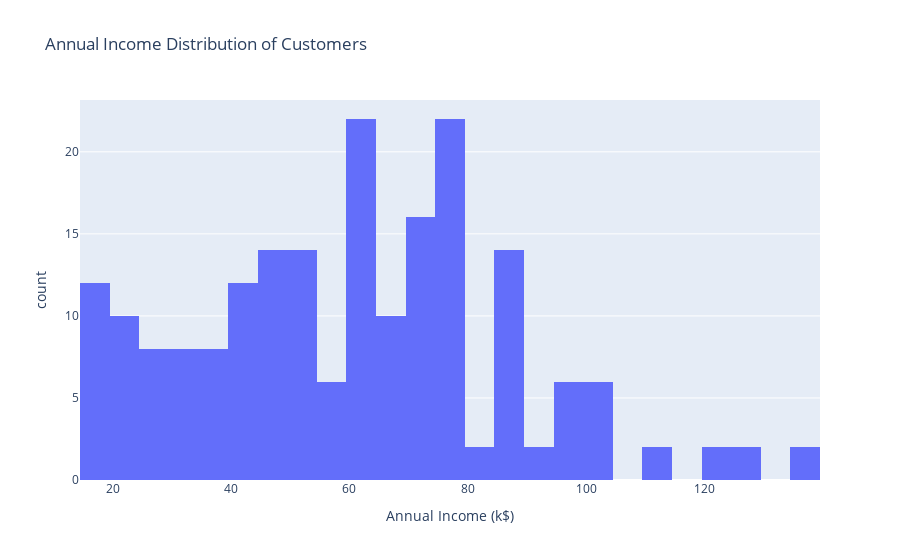

Notebook code cell kept with this figure:
### Code cell
px.histogram(df, x='Annual Income (k$)', nbins=30, title='Annual Income Distribution of Customers')

### Figure 1 — Plotly figure (JSON) as saved in the notebook; plotly's stock layout.template omitted (floating-point values rounded to 4 significant figures; data arrays with more than 128 entries replaced by an {"elided": "..."} marker saying what was removed)
{"data": [{"bingroup": "x", "hovertemplate": "Annual Income (k$)=%{x}<br>count=%{y}<extra></extra>", "legendgroup": "", "marker": {"color": "#636efa", "pattern": {"shape": ""}}, "name": "", "nbinsx": 30, "orientation": "v", "showlegend": false, "type": "histogram", "x": {"elided": "200 int values"}, "xaxis": "x", "yaxis": "y"}], "layout": {"barmode": "relative", "legend": {"tracegroupgap": 0}, "title": {"text": "Annual Income Distribution of Customers"}, "xaxis": {"anchor": "y", "domain": [0, 1], "title": {"text": "Annual Income (k$)"}}, "yaxis": {"anchor": "x", "domain": [0, 1], "title": {"text": "count"}}}}
